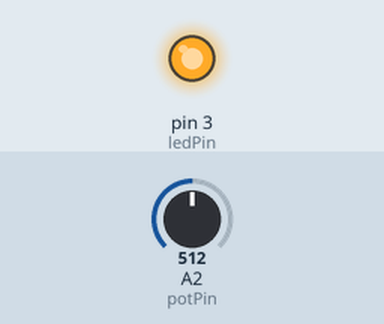
Recording of a sketch running on a simulated Arduino Uno, built with avr-gcc and run on an emulated ATmega328P. Parts: output pins drawn as LEDs (lit = HIGH). The inputs (shaded band) are chosen by the test bench; at power-on: A2 (potPin) = 512.

Above: at 1.3 s.
1.4 s: A2 (potPin) set to 0
At 2.7 s:
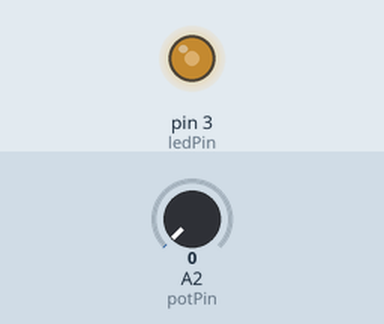
3.0 s: A2 (potPin) set to 122
At 3.3 s:
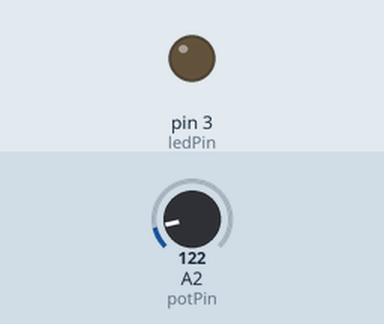
Timing chart, 0 to 12.1 s (numbered marks = the images above; inputs shaded):
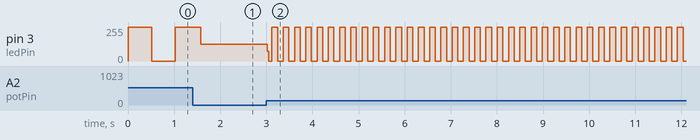

Measured:
- after the input at 3.0 s, pin 3 (ledPin): 125/255 → 72/255 at once, then moves between 0/255 and 255/255, repeating every 0.49 s

The sketch:

Blinking_rate_of_the_LED_Bulb.ino
```cpp
//Using a potentiometer to alter the rate of blinking rate of LED Bulb.

//A small LED Bulb
int ledPin = 3;
//A potentiometer
int potPin = 2;

void setup() {
  //Assign the variable to a pin on the arduino board
  pinMode(ledPin, OUTPUT);
  //Assign the variable to a pin on the arduino board
  pinMode(potPin, INPUT);
}

void loop() {
  //Initialize the state of potentiometer and it will be read in analog form from the potPin variable
  int potValue = analogRead(potPin);
  //A value of 1 will be assigned to the pin of the led light
  digitalWrite(ledPin, HIGH);
  //The delay will depend on the analog value given by the potentiometer
  delay(potValue);

  potValue = analogRead(potPin);
  //A value of 0 will be assigned to the pin of the led light
  digitalWrite(ledPin, LOW);
  //The delay will depend on the analog value given by the potentiometer
  delay(potValue);
}
```
